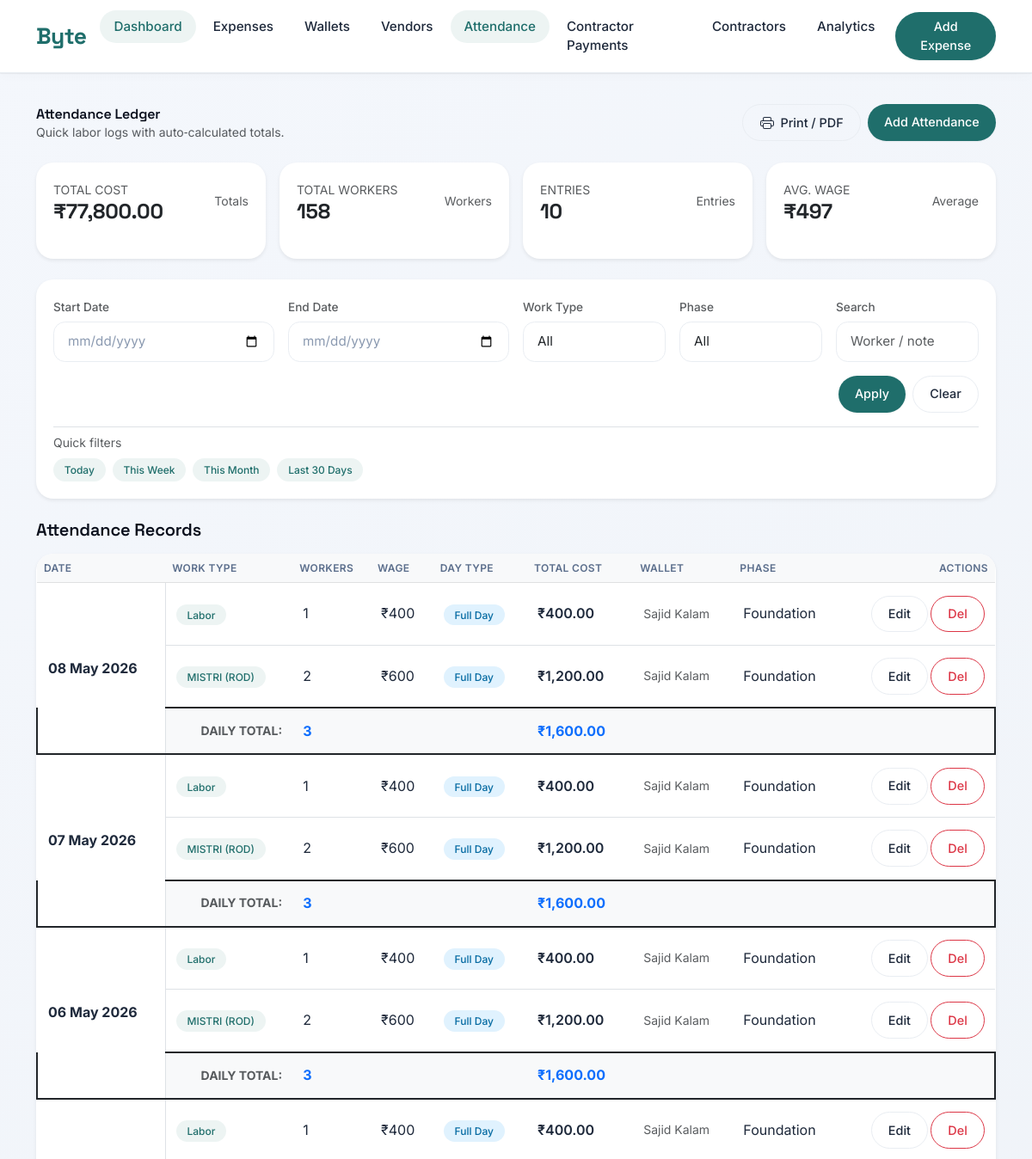
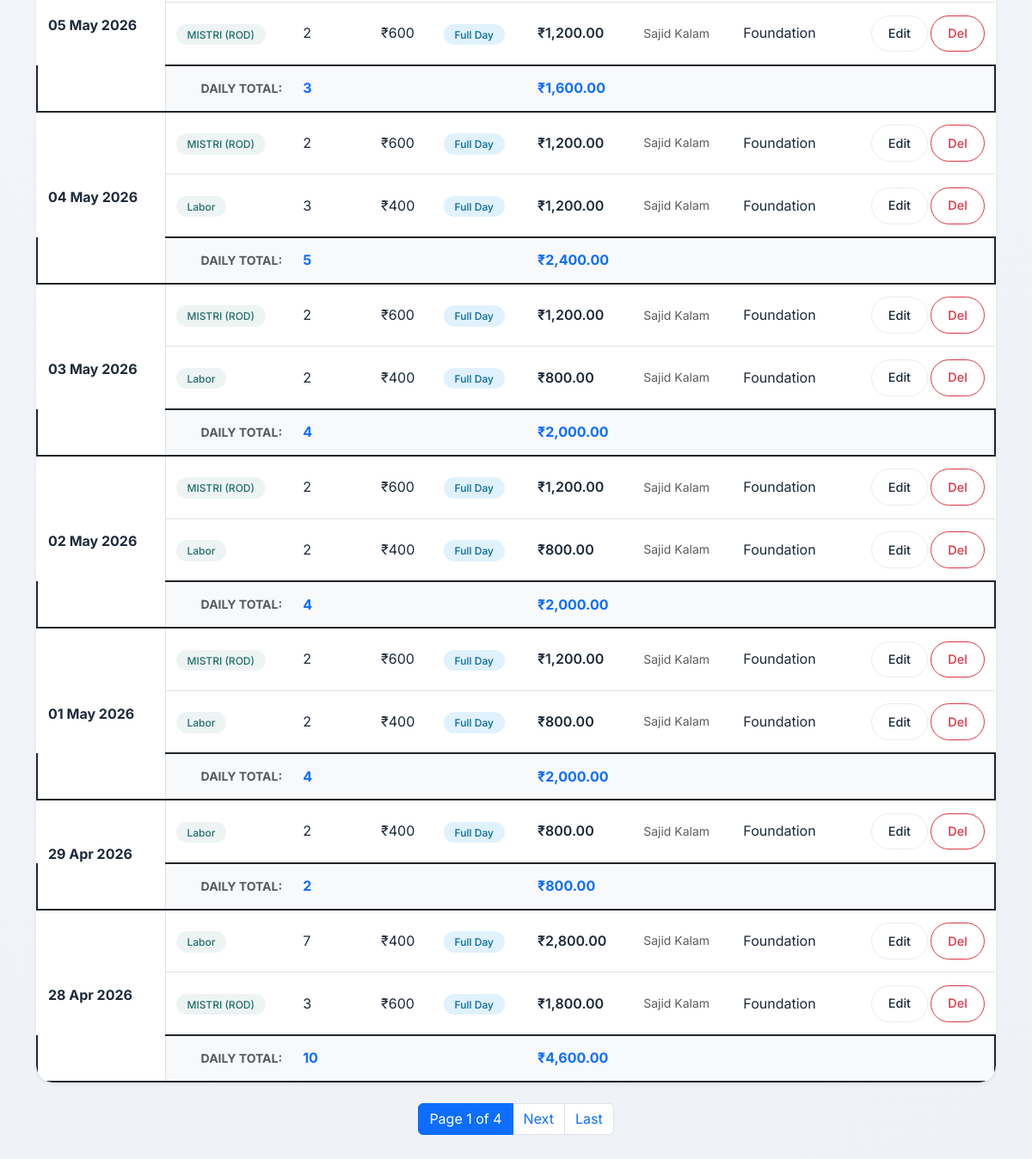
The page /attendance/ on the database its author committed (2 pictures, top to bottom).
### attendance/models.py (models this page shows, shortened)
class Attendance(models.Model):
    date = models.DateField(db_index=True)
    workers_count = models.PositiveIntegerField()
    work_type = models.ForeignKey(
        WorkType,
        on_delete=models.SET_NULL,
        null=True,
        blank=True
    )
    custom_work_note = models.CharField(max_length=255, blank=True)
    wage_per_worker = models.DecimalField(max_digits=10, decimal_places=2)
    is_half_day = models.BooleanField(default=False)
    total_amount = models.DecimalField(max_digits=12, decimal_places=2, default=0.00)
    phase = models.CharField(max_length=100, blank=True, null=True)
    wallet = models.ForeignKey(
        'wallets.Wallet',
        on_delete=models.PROTECT
    )
    linked_expense = models.OneToOneField(
        'expenses.Expense',
        on_delete=models.PROTECT,
        null=True,
        blank=True
    )
    created_at = models.DateTimeField(auto_now_add=True)
    class Meta:
        indexes = [
            models.Index(fields=['date']),
        ]

class WorkType(models.Model):
    name = models.CharField(max_length=100)
    default_wage = models.DecimalField(max_digits=10, decimal_places=2)

### wallets/models.py (models this page shows, shortened)
class Wallet(models.Model):
    name = models.CharField(max_length=255)
    initial_balance = models.DecimalField(max_digits=12, decimal_places=2, default=0.00)

### attendance/views.py (the view)
# urls.py: path('', views.AttendanceListView.as_view(), name='list'),
class AttendanceListView(ListView):
    model = Attendance
    template_name = 'attendance/attendance_list.html'
    context_object_name = 'attendances'
    ordering = ['-date', '-created_at']
    paginate_by = 10 # Paginate by 10 days instead of 25 rows
    def get_filtered_queryset(self):
        qs = Attendance.objects.select_related('work_type', 'wallet', 'linked_expense').all()
        start_date = self.request.GET.get('start_date')
        end_date = self.request.GET.get('end_date')
        if start_date:
            qs = qs.filter(date__gte=start_date)
        if end_date:
            qs = qs.filter(date__lte=end_date)
        work_type = self.request.GET.get('work_type')
        if work_type:
            qs = qs.filter(work_type_id=work_type)
        phase = self.request.GET.get('phase')
        if phase:
            qs = qs.filter(phase=phase)
        query = self.request.GET.get('q')
        if query:
            qs = qs.filter(
                Q(custom_work_note__icontains=query) |
                Q(work_type__name__icontains=query)
            )
        return qs.order_by('-date', '-created_at')
    def get_queryset(self):
        qs = self.get_filtered_queryset()
        from decimal import Decimal
        grouped_data = []
        current_date = None
        current_group = None
        for entry in qs:
            if entry.date != current_date:
                if current_group:
                    grouped_data.append(current_group)
                current_date = entry.date
                current_group = {
                    'date': entry.date,
                    'entries': [],
                    'total_workers': 0,
                    'total_cost': Decimal('0.00')
                }
            current_group['entries'].append(entry)
            current_group['total_workers'] += entry.workers_count
            current_group['total_cost'] += entry.total_amount
        if current_group:
            grouped_data.append(current_group)
        return grouped_data
    def get_context_data(self, **kwargs):
        context = super().get_context_data(**kwargs)
        raw_qs = self.get_filtered_queryset()
        aggregates = raw_qs.aggregate(
            total_cost=Sum('total_amount'),
            total_workers=Sum('workers_count'),
            avg_wage=Avg('wage_per_worker')
        )
        context.update(aggregates)
        context['work_types'] = WorkType.objects.all()
        context['phases'] = Attendance.objects.exclude(phase__isnull=True).exclude(phase='').values_list('phase', flat=True).distinct()
        today = date.today()
        context['today_str'] = today.isoformat()
        start_of_week = today - timedelta(days=today.weekday())
        end_of_week = start_of_week + timedelta(days=6)
        context['week_start_str'] = start_of_week.isoformat()
        context['week_end_str'] = end_of_week.isoformat()
        start_of_month = today.replace(day=1)
        _, last_day = calendar.monthrange(today.year, today.month)
        end_of_month = today.replace(day=last_day)
        context['month_start_str'] = start_of_month.isoformat()
        context['month_end_str'] = end_of_month.isoformat()
        context['last_30_days_str'] = (today - timedelta(days=30)).isoformat()
        return context

### templates/attendance/attendance_list.html (shortened to what this page needs)
{% extends 'base.html' %}
{% load humanize %}
{% block content %}
<div class="d-flex flex-wrap justify-content-between align-items-center mb-4 gap-3">
    <div>
        <div class="page-title brand-font">Attendance Ledger</div>
        <div class="text-muted small">Quick labor logs with auto‑calculated totals.</div>
    </div>
    <div class="d-flex gap-2">
        <a href="{% url 'attendance:export' %}?{{ request.GET.urlencode }}" class="btn btn-outline-secondary" target="_blank">
            Print / PDF
        </a>
        <a href="{% url 'attendance:create' %}" class="btn btn-primary">Add Attendance</a>
    </div>
</div>
{% if attendances %}
<div class="row g-3 mb-4">
    <div class="col-6 col-md-3">
        <div class="card shadow-sm border-0 h-100">
            <div class="card-body">
                <div class="d-flex justify-content-between align-items-center">
                    <div>
                        <span class="text-muted small text-uppercase">Total Cost</span>
                        <h4 class="mb-0 fw-bold">₹{{ total_cost|default:0|floatformat:2|intcomma }}</h4>
                    </div>
                    <span class="text-muted small">Totals</span>
                </div>
            </div>
        </div>
    </div>
    <div class="col-6 col-md-3">
        <div class="card shadow-sm border-0 h-100">
            <div class="card-body">
                <div class="d-flex justify-content-between align-items-center">
                    <div>
                        <span class="text-muted small text-uppercase">Total Workers</span>
                        <h4 class="mb-0 fw-bold">{{ total_workers|default:0|intcomma }}</h4>
                    </div>
                    <span class="text-muted small">Workers</span>
                </div>
            </div>
        </div>
    </div>
    <div class="col-6 col-md-3">
        <div class="card shadow-sm border-0 h-100">
            <div class="card-body">
                <div class="d-flex justify-content-between align-items-center">
                    <div>
                        <span class="text-muted small text-uppercase">Entries</span>
                        <h4 class="mb-0 fw-bold">{{ attendances|length|intcomma }}</h4>
                    </div>
                    <span class="text-muted small">Entries</span>
                </div>
            </div>
        </div>
    </div>
    <div class="col-6 col-md-3">
        <div class="card shadow-sm border-0 h-100">
            <div class="card-body">
                <div class="d-flex justify-content-between align-items-center">
                    <div>
                        <span class="text-muted small text-uppercase">Avg. Wage</span>
                        <h4 class="mb-0 fw-bold">₹{{ avg_wage|default:0|floatformat:0|intcomma }}</h4>
                    </div>
                    <span class="text-muted small">Average</span>
                </div>
            </div>
        </div>
    </div>
</div>
{% endif %}
<div class="card shadow-sm mb-4">
    <div class="card-body">
        <div class="collapse d-md-block" id="filterCollapse">
            <form method="get" class="row g-3 align-items-end">
                <div class="col-12 col-md-3">
                    <label class="form-label small text-muted">Start Date</label>
                    <input type="date" name="start_date" class="form-control" value="{{ request.GET.start_date }}">
                </div>
                <div class="col-12 col-md-3">
                    <label class="form-label small text-muted">End Date</label>
                    <input type="date" name="end_date" class="form-control" value="{{ request.GET.end_date }}">
                </div>
                <div class="col-12 col-md-2">
                    <label class="form-label small text-muted">Work Type</label>
                    <select name="work_type" class="form-select">
                        <option value="">All</option>
                    </select>
                </div>
                <div class="col-12 col-md-2">
                    <label class="form-label small text-muted">Phase</label>
                    <select name="phase" class="form-select">
                        <option value="">All</option>
                    </select>
                </div>
                <div class="col-12 col-md-2">
                    <label class="form-label small text-muted">Search</label>
                    <input type="text" name="q" class="form-control" placeholder="Worker / note" value="{{ request.GET.q }}">
                </div>
                <div class="col-12 d-flex justify-content-end gap-2">
                    <button type="submit" class="btn btn-primary">Apply</button>
                    <a href="{% url 'attendance:list' %}" class="btn btn-outline-secondary">Clear</a>
                </div>
            </form>
            <div class="mt-3 pt-2 border-top">
                <div class="text-muted small mb-2">Quick filters</div>
                <div class="d-flex flex-wrap gap-2">
                    <a href="?start_date={{ today_str }}&end_date={{ today_str }}" class="badge-soft text-decoration-none">Today</a>
                    <a href="?start_date={{ week_start_str }}&end_date={{ week_end_str }}" class="badge-soft text-decoration-none">This Week</a>
                    <a href="?start_date={{ month_start_str }}&end_date={{ month_end_str }}" class="badge-soft text-decoration-none">This Month</a>
                    <a href="?start_date={{ last_30_days_str }}&end_date={{ today_str }}" class="badge-soft text-decoration-none">Last 30 Days</a>
                </div>
            </div>
        </div>
    </div>
</div>
<div class="d-flex justify-content-between align-items-center mb-3 flex-wrap gap-2">
    <h4 class="brand-font fs-5 m-0">Attendance Records</h4>
</div>
<div class="card shadow-sm">
    <div class="table-responsive">
        <table class="table table-hover align-middle mb-0" id="attendanceTable">
            <thead class="table-light">
                <tr>
                    <th>Date</th>
                    <th>Work Type</th>
                    <th class="d-none d-md-table-cell">Workers</th>
                    <th class="d-none d-lg-table-cell">Wage</th>
                    <th>Day Type</th>
                    <th>Total Cost</th>
                    <th class="d-none d-lg-table-cell">Wallet</th>
                    <th class="d-none d-md-table-cell">Phase</th>
                    <th class="text-end">Actions</th>
                </tr>
            </thead>
            <tbody>
                {% for group in attendances %}
                    {% for entry in group.entries %}
                    <tr>
                        {% if forloop.first %}
                        <td rowspan="{{ group.entries|length|add:1 }}" class="text-nowrap align-middle border-end">
                            <strong>{{ group.date|date:"d M Y" }}</strong>
                        </td>
                        {% endif %}
                        <td>
                            {% if entry.work_type %}
                                <span class="badge-soft">{{ entry.work_type.name }}</span>
                            {% elif entry.custom_work_note %}
                                <span class="badge-soft">{{ entry.custom_work_note|truncatechars:20 }}</span>
                            {% else %}
                                <span class="badge-soft">Labor</span>
                            {% endif %}
                        </td>
                        <td class="d-none d-md-table-cell">{{ entry.workers_count }}</td>
                        <td class="d-none d-lg-table-cell">₹{{ entry.wage_per_worker|floatformat:0|intcomma }}</td>
                        <td>
                            {% if entry.is_half_day %}
                                <span class="badge-soft" style="background:#fef3c7; color:#b45309;">Half Day</span>
                            {% else %}
                                <span class="badge-soft" style="background:#e0f2fe; color:#0369a1;">Full Day</span>
                            {% endif %}
                        </td>
                        <td class="fw-semibold">₹{{ entry.total_amount|floatformat:2|intcomma }}</td>
                        <td class="d-none d-lg-table-cell text-muted small">{{ entry.wallet.name|default:"—" }}</td>
                        <td class="d-none d-md-table-cell">{{ entry.phase|default:"—" }}</td>
                        <td class="text-end text-nowrap">
                            <div class="btn-group btn-group-sm" role="group">
                                <a href="{% url 'attendance:update' entry.pk %}" class="btn btn-outline-secondary rounded-pill me-1">Edit</a>
                                <a href="{% url 'attendance:delete' entry.pk %}" class="btn btn-outline-danger rounded-pill" data-confirm="Delete this attendance record?">Del</a>
                            </div>
                        </td>
                    </tr>
                    {% endfor %}
                    <tr class="table-light fw-bold border-bottom border-2 border-dark" style="background-color: #f8fafc;">
                        <td class="text-end text-muted small text-uppercase">Daily Total:</td>
                        <td class="d-none d-md-table-cell text-primary">{{ group.total_workers }}</td>
                        <td class="d-none d-lg-table-cell"></td>
                        <td></td>
                        <td class="text-primary">₹{{ group.total_cost|floatformat:2|intcomma }}</td>
                        <td class="d-none d-lg-table-cell"></td>
                        <td class="d-none d-md-table-cell"></td>
                        <td></td>
                    </tr>
                {% endfor %}
            </tbody>
        </table>
    </div>
</div>
{% if is_paginated %}
<nav class="mt-4 d-flex justify-content-center">
    <ul class="pagination">
        <li class="page-item active"><span class="page-link">Page {{ page_obj.number }} of {{ page_obj.paginator.num_pages }}</span></li>
        {% if page_obj.has_next %}
        <li class="page-item"><a class="page-link" href="?page={{ page_obj.next_page_number }}&{{ request.GET.urlencode }}">Next</a></li>
        <li class="page-item"><a class="page-link" href="?page={{ page_obj.paginator.num_pages }}&{{ request.GET.urlencode }}">Last</a></li>
        {% endif %}
    </ul>
</nav>
{% endif %}
{% endblock %}

### rows shown on the page
Attendance: date "08 May 2026", work_type.name "Labor", workers_count "1", wage_per_worker "400", is_half_day "Full Day", total_amount "400.00", wallet.name "Sajid Kalam", phase "Foundation"
Attendance: work_type.name "MISTRI (ROD)", workers_count "2", wage_per_worker "600", is_half_day "Full Day", total_amount "1,200.00", wallet.name "Sajid Kalam", phase "Foundation"
Attendance: date "07 May 2026", work_type.name "Labor", workers_count "1", wage_per_worker "400", is_half_day "Full Day", total_amount "400.00", wallet.name "Sajid Kalam", phase "Foundation"
Attendance: work_type.name "MISTRI (ROD)", workers_count "2", wage_per_worker "600", is_half_day "Full Day", total_amount "1,200.00", wallet.name "Sajid Kalam", phase "Foundation"
Attendance: date "06 May 2026", work_type.name "Labor", workers_count "1", wage_per_worker "400", is_half_day "Full Day", total_amount "400.00", wallet.name "Sajid Kalam", phase "Foundation"
Attendance: work_type.name "MISTRI (ROD)", workers_count "2", wage_per_worker "600", is_half_day "Full Day", total_amount "1,200.00", wallet.name "Sajid Kalam", phase "Foundation"
Attendance: date "05 May 2026", work_type.name "Labor", workers_count "1", wage_per_worker "400", is_half_day "Full Day", total_amount "400.00", wallet.name "Sajid Kalam", phase "Foundation"
Attendance: work_type.name "MISTRI (ROD)", workers_count "2", wage_per_worker "600", is_half_day "Full Day", total_amount "1,200.00", wallet.name "Sajid Kalam", phase "Foundation"
Attendance: date "04 May 2026", work_type.name "MISTRI (ROD)", workers_count "2", wage_per_worker "600", is_half_day "Full Day", total_amount "1,200.00", wallet.name "Sajid Kalam", phase "Foundation"
Attendance: work_type.name "Labor", workers_count "3", wage_per_worker "400", is_half_day "Full Day", total_amount "1,200.00", wallet.name "Sajid Kalam", phase "Foundation"
Attendance: date "03 May 2026", work_type.name "MISTRI (ROD)", workers_count "2", wage_per_worker "600", is_half_day "Full Day", total_amount "1,200.00", wallet.name "Sajid Kalam", phase "Foundation"
Attendance: work_type.name "Labor", workers_count "2", wage_per_worker "400", is_half_day "Full Day", total_amount "800.00", wallet.name "Sajid Kalam", phase "Foundation"
Attendance: date "02 May 2026", work_type.name "MISTRI (ROD)", workers_count "2", wage_per_worker "600", is_half_day "Full Day", total_amount "1,200.00", wallet.name "Sajid Kalam", phase "Foundation"
Attendance: work_type.name "Labor", workers_count "2", wage_per_worker "400", is_half_day "Full Day", total_amount "800.00", wallet.name "Sajid Kalam", phase "Foundation"
Attendance: date "01 May 2026", work_type.name "MISTRI (ROD)", workers_count "2", wage_per_worker "600", is_half_day "Full Day", total_amount "1,200.00", wallet.name "Sajid Kalam", phase "Foundation"
Attendance: work_type.name "Labor", workers_count "2", wage_per_worker "400", is_half_day "Full Day", total_amount "800.00", wallet.name "Sajid Kalam", phase "Foundation"
Attendance: date "29 Apr 2026", work_type.name "Labor", workers_count "2", wage_per_worker "400", is_half_day "Full Day", total_amount "800.00", wallet.name "Sajid Kalam", phase "Foundation"
Attendance: date "28 Apr 2026", work_type.name "Labor", workers_count "7", wage_per_worker "400", is_half_day "Full Day", total_amount "2,800.00", wallet.name "Sajid Kalam", phase "Foundation"
Attendance: work_type.name "MISTRI (ROD)", workers_count "3", wage_per_worker "600", is_half_day "Full Day", total_amount "1,800.00", wallet.name "Sajid Kalam", phase "Foundation"

### other values the page prints
{{ total_cost|default:0|floatformat:2|intcomma }} "77,800.00"
{{ total_workers|default:0|intcomma }} "158"
{{ attendances|length|intcomma }} "10"
{{ avg_wage|default:0|floatformat:0|intcomma }} "497"
{{ group.total_workers }} "3" "3" "3" "3" "5" "4" "4" "4" "2" "10"
{{ group.total_cost|floatformat:2|intcomma }} "1,600.00" "1,600.00" "1,600.00" "1,600.00" "2,400.00" "2,000.00" "2,000.00" "2,000.00" "800.00" "4,600.00"
{{ page_obj.number }} "1"
{{ page_obj.paginator.num_pages }} "4"
